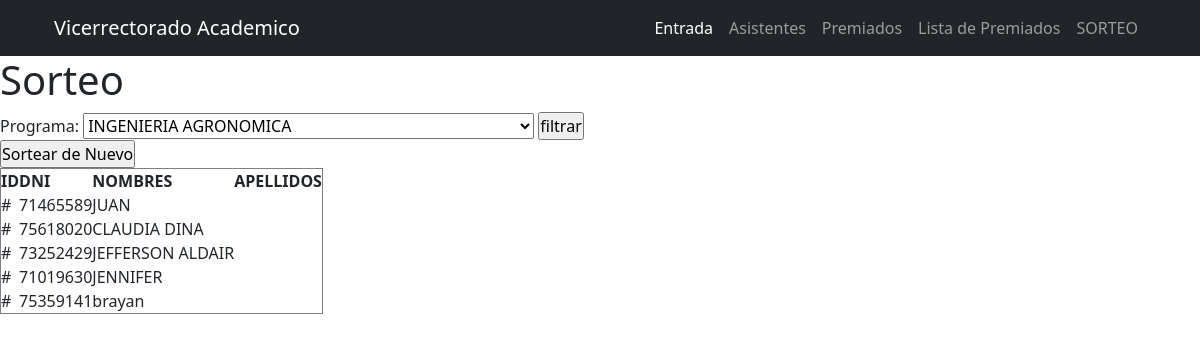
/sorteo.php, run on the app's committed database.
### tables this page shows
CREATE TABLE IF NOT EXISTS `asistencia` (
  `id` int NOT NULL AUTO_INCREMENT,
  `dni` varchar(50) NOT NULL,
  `estado` int DEFAULT NULL,
  `fecharegistro` datetime DEFAULT NULL,
  PRIMARY KEY (`id`)
);

CREATE TABLE IF NOT EXISTS `alumnos` (
  `id` int NOT NULL AUTO_INCREMENT,
  `codigo` varchar(6) DEFAULT NULL,
  `dni` varchar(8) DEFAULT NULL,
  `paterno` varchar(100) DEFAULT NULL,
  `materno` varchar(100) DEFAULT NULL,
  `nombres` varchar(100) DEFAULT NULL,
  `email` varchar(80) DEFAULT NULL,
  `celular` varchar(9) DEFAULT NULL,
  `modalidad` varchar(80) DEFAULT NULL,
  `programa_id` varchar(100) DEFAULT NULL,
  PRIMARY KEY (`id`)
);

### sorteo.php (the view, shortened to what this page needs)
<?php include('includes/header.php') ?>
<?php include('db/conection.php') ?>
<!DOCTYPE html>
<html>
<head>
</head>
<body>
<h1>Sorteo</h1>
<form action="" method="post">
    <label for="programa">Programa:</label>
    <select name="programa" id="programa">
                        <option value="1">INGENIERIA AGRONOMICA</option>
    </select>
    <input type="submit" name="filtrar" value="filtrar">
</form>
<form action="" method="post">
    <input type="submit" name="sortear" value="Sortear de Nuevo">
</form>
<table border="1">
    <tr>
        <th>ID </th>
        <th>DNI </th>
        <th>NOMBRES </th>
        <th>APELLIDOS </th>
    </tr>
    <?php
if(isset($_POST['filtrar'])  ) {
    $filtro_programa = $_POST['programa'];
    $sql = "SELECT * FROM  alumnos programa_id = '$filtro_programa'";
} elseif(isset($_POST['sortear']) &&isset($_POST['filtrar'])) {
    $filtro_programa = $_POST['programa'];
    $sql = "SELECT * FROM alumnos programa_id = '$filtro_programa' ORDER BY RAND() LIMIT 10";
} else {
    $sql = "SELECT * FROM asistencia  asis INNER JOIN alumnos a ON asis.dni = a.dni ";
}
    $result = $conn->query($sql);
    if ($result->num_rows > 0) {
        while ($row = $result->fetch_assoc()) {
            echo "<tr>";
            echo "<td> # </td>";
            echo "<td>" . $row["dni"] . "</td>";
            echo "<td>" . $row["nombres"] . "</td>";
            echo "</tr>";
        }
    } else {
        echo "<tr><td colspan='3'>No se encontraron registros</td></tr>";
    }
    ?>
</table>
</body>
</html>

### assets/css/main.css (style rules this page uses)
* { box-sizing: border-box; padding: 0%; margin: 0%; }

### data on the page
asistencia: alumnos.dni "71465589", alumnos.nombres "JUAN"
asistencia: alumnos.dni "75618020", alumnos.nombres "CLAUDIA DINA"
asistencia: alumnos.dni "73252429", alumnos.nombres "JEFFERSON ALDAIR"
asistencia: alumnos.dni "71019630", alumnos.nombres "JENNIFER"
asistencia: alumnos.dni "75359141", alumnos.nombres "brayan"
